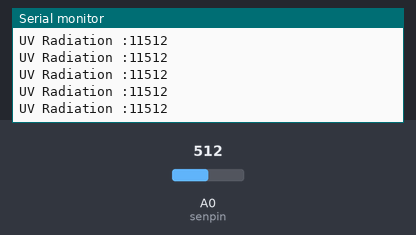
A sketch run on a simulated Arduino Uno, built with avr-gcc and run on an emulated ATmega328P. Parts: the last lines printed to the serial monitor. The inputs (shaded band) are chosen by the test bench; at power-on: A0 (senpin) = 512.

Above: at 3.2 s.
3.3 s: A0 (senpin) set to 493
At 3.56 s:
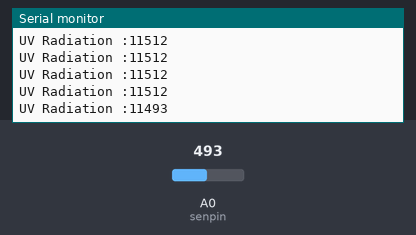
4.8 s: A0 (senpin) set to 511
At 4.96 s:
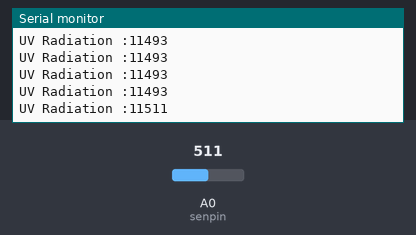
Timing chart, 0 to 7.8 s (numbered marks = the images above; inputs shaded):
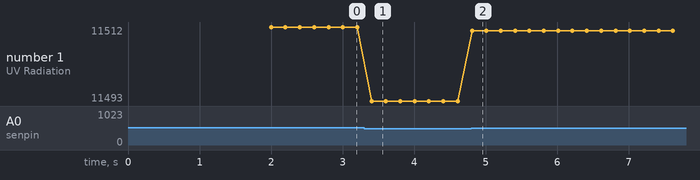

The sketch:

UV_Sensor.ino
```cpp
int senpin = A0;
int opt_val;
void setup() {
  Serial.begin(9600); // baud rate 9600 bps
  Serial.println("reading the values from sensor");
  delay(2000);
}

void loop() {
  int stringLength = 0;
 opt_val = analogRead(0);
 Serial.print("UV Radiation :");
String UV = readsensor();
Serial.print(UV);
 Serial.println(opt_val);
 delay(200);
}

String readsensor()
{
  String UVIndex = " 0" ;
  int sensorValue = analogRead(0);
  int voltage = (sensorValue * (5.0 / 1023.0))*1000 ;// Voltage in milivolts
  if(voltage<50)
  {
    UVIndex = "0";
  }else if (voltage>50 && voltage<=227)
  {
    UVIndex = "0";
  }else if (voltage>227 && voltage<=318)
  {
    UVIndex = "1";
  }
  else if (voltage>318 && voltage<=408)
  {
    UVIndex = "2";
  }else if (voltage>408 && voltage<=503)
  {
    UVIndex = "3";
  }
  else if (voltage>503 && voltage<=606)
  {
    UVIndex = "4";
  }else if (voltage>606 && voltage<=696)
  {
    UVIndex = "5";
  }else if (voltage>696 && voltage<=795)
  {
    UVIndex = "6";
  }else if (voltage>795 && voltage<=881)
  {
    UVIndex = "7";
  }
  else if (voltage>881 && voltage<=976)
  {
    UVIndex = "8";
  }
  else if (voltage>976 && voltage<=1079)
  {
    UVIndex = "9";
  }
  else if (voltage>1079 && voltage<=1170)
  {
    UVIndex = "10";
  }else if (voltage>1170)
  {
    UVIndex = "11";
  }
  return UVIndex;

}
```

Measured:
- after the input at 3.3 s, the serial monitor: prints a new line after 0.10 s (image 1)
- after the input at 4.8 s, the serial monitor: prints a new line at once (image 2)
- plotted number 1: 11512 → 11493 after the input at 3.3 s, 11493 → 11511 after the input at 4.8 s
